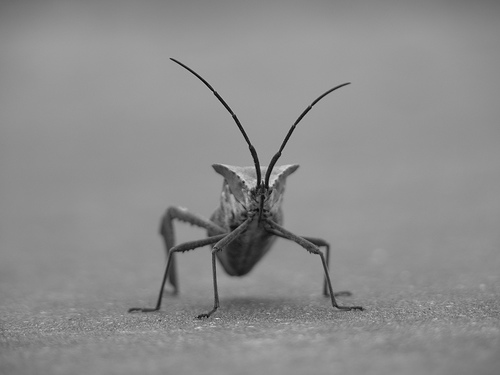
#> input picture sw_dev/python/ext/test/visualization/matplotlib/data/stinkbug.png, 500 x 375 px
$ python matplotlib_image.py
#> lines starting #> are read from the running program, lines starting #| are printed output that depends on the picture
#!/usr/bin/env python
# -*- coding: UTF-8 -*-

# REF [site] >> https://matplotlib.org/users/image_tutorial.html

#import matplotlib.pylab as plt
import matplotlib.pyplot as plt
import matplotlib.image as mpimg

#%matplotlib inline
#%matplotlib notebook

def basic_example():
	# Loading image data is supported by the Pillow library.
	# Natively, matplotlib only supports PNG images.

	image_filepath = './data/stinkbug.png'

	img = mpimg.imread(image_filepath)
#> img is the input picture: shape (375, 500, 3) float32; min 0, max 0.851, mean 0.551
	#img = plt.imread(image_filepath, format='png')

	imgplot = plt.imshow(img)

	lum_img = img[:,:,0]
	plt.imshow(lum_img)
	plt.imshow(lum_img, cmap='hot')
	plt.imshow(lum_img, cmap='gray')

	imgplot = plt.imshow(lum_img)
	imgplot.set_cmap('nipy_spectral')

	imgplot = plt.imshow(lum_img)
	plt.colorbar()

	if True:
		plt.tight_layout()
		plt.axis('off')
		plt.title('Image')
		plt.show()
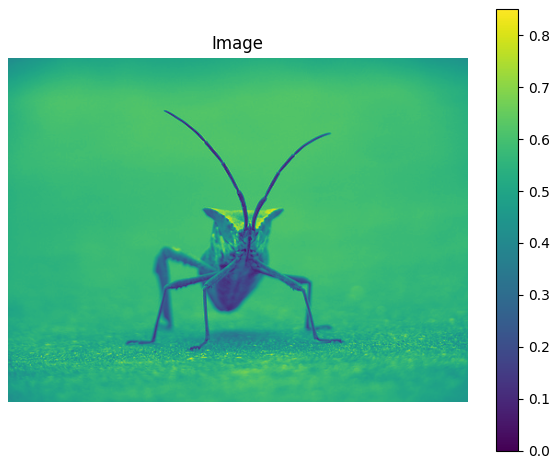
#> figure drawn by matplotlib, 2 panels
	else:
		plt.imsave('./data/img_gray.png', lum_img, cmap='gray')

def main():
	basic_example()

#--------------------------------------------------------------------

if '__main__' == __name__:
	main()
